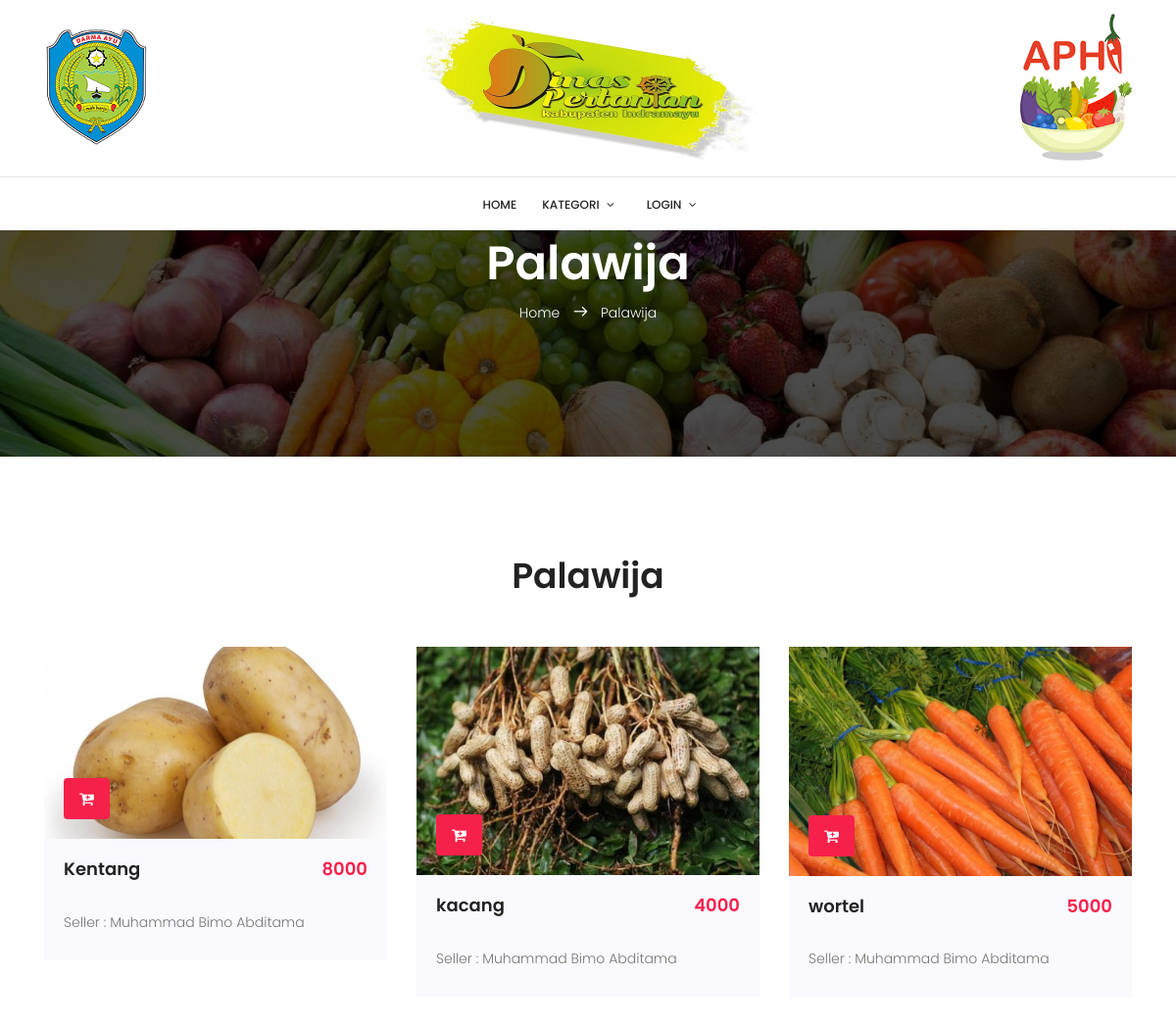
/index.php/palawija, run on the app's committed database.
### tables this page shows
CREATE TABLE `produk` (
  `id_produk` int(11) NOT NULL,
  `nama_produk` varchar(100) NOT NULL,
  `foto` text NOT NULL,
  `harga_produk` varchar(200) NOT NULL,
  `jenis` enum('padi','palawija','sayuran','tanaman','buah') NOT NULL,
  `seller` varchar(30) NOT NULL,
  `status` int(10) NOT NULL
);

### application/controllers/Palawija.php (called while the page is built, shortened)
<?php
Class Palawija extends CI_Controller {
    function __construct() {
        $this->load->Model('Model_produk');
        $this->load->library('pagination');
    }
    function index() {
        $config['base_url'] = site_url('Palawija/index');
        $config['total_rows'] = $this->Model_produk->br()->num_rows();
        $config['per_page'] = 9;
        $config["uri_segment"] = 3;
        $choice = $config["total_rows"] / $config["per_page"];
        $config["num_links"] = floor($choice);
        $config['first_link'] = 'First';
        $config['last_link'] = 'Last';
        $config['next_link'] = 'Next';
        $config['prev_link'] = 'Prev';
        $config['full_tag_open'] = '<div class="pagging text-center"><nav><ul class="pagination justify-content-center">';
        $config['full_tag_close'] = '</ul></nav></div>';
        $config['num_tag_open'] = '<li class="page-item"><span class="page-link">';
        $config['num_tag_close'] = '</span></li>';
        $config['cur_tag_open'] = '<li class="page-item active"><span class="page-link">';
        $config['cur_tag_close'] = '<span class="sr-only"></span></span></li>';
        $config['next_tag_open'] = '<li class="page-item"><span class="page-link">';
        $config['next_tagl_close'] = '<span aria-hidden="true">&raquo;</span></span></li>';
        $config['prev_tag_open'] = '<li class="page-item"><span class="page-link">';
        $config['prev_tagl_close'] = '</span>Next</li>';
        $config['first_tag_open'] = '<li class="page-item"><span class="page-link">';
        $config['first_tagl_close'] = '</span></li>';
        $config['last_tag_open'] = '<li class="page-item"><span class="page-link">';
        $config['last_tagl_close'] = '</span></li>';
        $this->pagination->initialize($config);
        $data['page'] = ($this->uri->segment(3)) ? $this->uri->segment(3) : 0;
        $data['pagination'] = $this->pagination->create_links();
        $data['produk'] = $this->Model_produk->join_br($config["per_page"], $data['page'])->result();
        $data['produk'] = $this->db->get_where('produk', array('jenis' => 'palawija', 'status' => 1))->result();
        $this->load->view('palawija', $data);
    }
}
?>

### index.php (called while the page is built, shortened)
<?php
require_once BASEPATH.'core/CodeIgniter.php';

### application/views/palawija.php (the view, shortened to what this page needs)
<section class="banner-area relative" id="home">
    <div class="container">
        <div class="row d-flex align-items-center justify-content-center">
            <div class="about-content col-lg-12">
                <h1 class="text-white">
                    Palawija
                </h1>
                <p class="text-white link-nav"><a href="<?php echo site_url('Welcome') ?>">Home </a>  <span class="lnr lnr-arrow-right"></span>  <a href="<?php echo site_url('Palawija') ?>">Palawija</a></p>
            </div>
        </div>
    </div>
</section>
<section class="training-area section-gap">
    <div class="container">
        <div class="row d-flex justify-content-center">
            <div class="col-md-9 pb-40 header-text text-center">
                <h1 class="pb-10">Palawija</h1>
            </div>
        </div>
        <div class="row">
            <?php foreach ($produk as $p): ?>
                <div class="col-lg-4 cl-md-6">
                    <div class="single-training">
                        <div class="thumb relative">
                            <img class="img-fluid image-responsive"  src="<?php echo base_url() ?>uploads/produk/<?php echo $p->foto ?>" alt="">
                            <a  class="admission-btn btn btn-default fa fa-cart-plus" href="<?php echo site_url('Palawija/pesan/'.$p->id_produk) ?>"></a>
                        </div>
                        <div class="details">
                            <div class="title justify-content-between d-flex">
                                <a href="#"><h4><?php echo $p->nama_produk ?></h4></a>
                                <p class="price">
                                    <?php echo $p->harga_produk ?>
                                </p>
                            </div>
                            <br>
                            <p style="size: 10px;">Seller : <?php echo $p->seller ?></p>
                        </div>
                    </div>
                </div>
            <?php endforeach; ?>
        </div>
    </div>
</section>

### assets/css/main.css (style rules this page uses)
body { color: #777777; font-family: "Poppins", sans-serif; font-size: 14px; font-weight: 300; line-height: 1.625em; position: relative; }
a { -webkit-transition: all 0.3s ease 0s; -moz-transition: all 0.3s ease 0s; -o-transition: all 0.3s ease 0s; transition: all 0.3s ease 0s; }
a, a:focus, a:hover { text-decoration: none; outline: 0; }
h1, h2, h3, h4, h5, h6 { font-family: "Poppins", sans-serif; color: #222222; line-height: 1.2em !important; margin-bottom: 0; margin-top: 0; font-weight: 600; }
h1, .h1 { font-size: 36px; }
h4, .h4 { font-size: 18px; }
.pb-10 { padding-bottom: 10px; }
.pb-40 { padding-bottom: 40px; }
.text-white { color: #fff; }
.text-center { text-align: center; }
.relative { position: relative; }
h1 { font-size: 36px; }
h4 { font-size: 18px; }
h1, h2, h3, h4, h5, h6 { line-height: 1.5em; }
.section-gap { padding: 100px 0; }
.banner-area { background: url(../img/header-bg.jpg) center; background-size: cover; }
.link-nav { margin-top: 10px; }
.about-content { margin-top: 120px; padding: 120px 0px; text-align: center; }
.about-content h1 { font-size: 48px; font-weight: 600; }
.about-content a { color: #fff; font-weight: 300; font-size: 14px; }
.about-content .lnr { margin: 0px 10px; font-weight: 600; }
.training-area .single-training { position: relative; margin-bottom: 30px; -webkit-transition: all 0.3s ease 0s; -moz-transition: all 0.3s ease 0s; -o-transition: all 0.3s ease 0s; transition: all 0.3s ease 0s; }
.training-area .single-training .thumb img { width: 100%; }
.training-area .single-training .thumb .admission-btn { background: #f6214b; color: #fff !important; padding: 8px 15px; left: 20px; bottom: 20px; position: absolute; }
.training-area .single-training .details { background: #f9f9ff; padding: 20px; }
.training-area .single-training .details .price { color: #f6214b; font-size: 18px; font-weight: 600; margin: 0px; }
.training-area .single-training .details p { margin: 8px 0; }

### data on the page
produk: foto (picture), nama_produk "Kentang", harga_produk "8000", seller "Muhammad Bimo Abditama"
produk: foto (picture), nama_produk "kacang", harga_produk "4000", seller "Muhammad Bimo Abditama"
produk: foto (picture), nama_produk "wortel", harga_produk "5000", seller "Muhammad Bimo Abditama"
